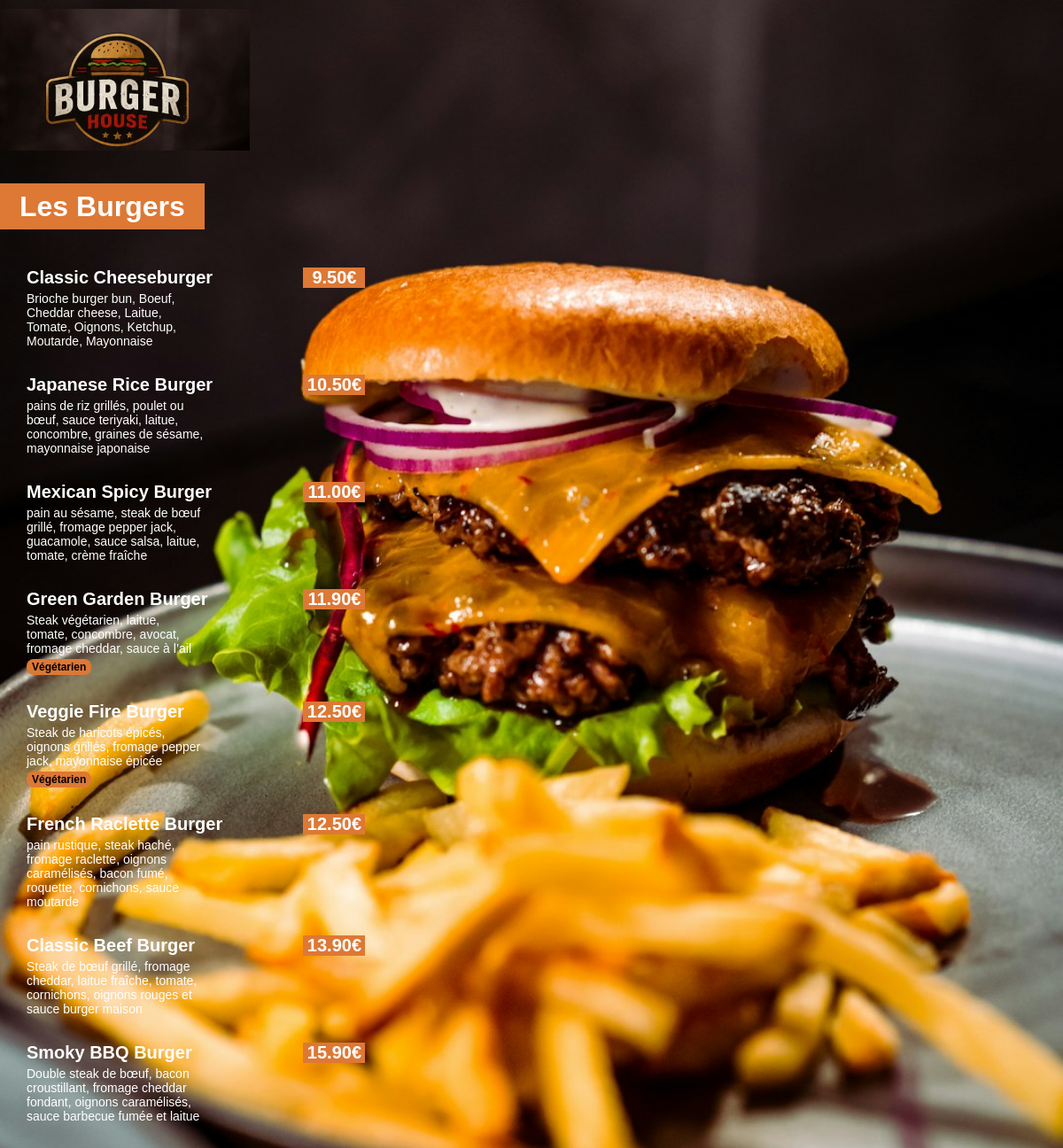
The app's page /menu/ with its own data.
### menu/models.py (models this page shows, shortened)
class Burger(models.Model):
    nom = models.CharField(max_length=200)
    ingredients = models.CharField(max_length=400)
    prix = models.FloatField(default=0.0)
    vegetarien = models.BooleanField(default=False)

### menu/views.py (the view)
# urls.py: path('', views.index, name='menu_index'),
def index(request):
    return render(request, 'menu/index.html', {'burgers': Burger.objects.all().order_by('prix')})

### menu/templates/menu/index.html (shortened to what this page needs)
{% load static %}
<html lang="fr">
  <head>
    <link rel="stylesheet" href="{% static 'menu/style.css' %}?v=1.0">
  </head>
  <body>
    <img src="{% static 'menu/images/logo.png' %}" alt="Logo du restaurant" class="Logo">
  <div class="menu-title">
    <h1>Les Burgers</h1>
  </div>
  <div class="menu-list">
        {% for burger in burgers %}
        <div class="menu-item">
          <span class="menu-item-name">{{ burger.nom }}</span>
          <span class="menu-item-price">{{ burger.prix | floatformat:2 }}€</span>
          <span class="menu-item-ingredients">{{ burger.ingredients }}</span>
          {% if burger.vegetarien %}
              <span class="menu-item-vegetarien">Végétarien</span>
          {% endif %}
        </div>
        {% endfor %}
    </div>
  </body>
</html>

### menu/static/menu/style.css (style rules this page uses)
body { background: url("images/photo-Burger.jpeg") no-repeat center center fixed; -webkit-background-size: cover; -moz-background-size: cover; -o-background-size: cover; background-size: cover; color: white; margin: 0; font-family: 'Arial'; }
.Logo { max-width: 40%; height: 20%; margin-top: 10px; margin-left: -1%; }
h1 { background-color: #DD7835; display: inline; padding: 8px 22px; }
.menu-title { margin-top: 45px; margin-bottom: 50px; }
.menu-list { margin-left: 30px; }
.menu-item { margin: 30px 0; }
.menu-item-name { font-weight: bold; font-size: 20px; width: 300px; display: inline-block; }
.menu-item-price { font-size: 20px; background-color: #DD7835; color: white; margin-left: 8px; font-weight: bold; display: inline-block; width: 70px; text-align: center; }
.menu-item-ingredients { font-size: 14px; color: white; margin-top: 4px; display: block; width: 200px; }
.menu-item-vegetarien { background-color: #DD7835; color: black; font-size: 12px; padding: 2px 6px; margin-top: 4px; display: inline-block; border-radius: 8px; font-weight: bold; }

### records on screen
Burger: nom "Classic Cheeseburger", prix "9.50", ingredients "Brioche burger bun, Boeuf, Cheddar cheese, Laitue, Tomate, Oignons, Ketchup, Moutarde, Mayonnaise"
Burger: nom "Japanese Rice Burger", prix "10.50", ingredients "pains de riz grillés, poulet ou bœuf, sauce teriyaki, laitue, concombre, graines de sésame, mayonnaise japonaise"
Burger: nom "Mexican Spicy Burger", prix "11.00", ingredients "pain au sésame, steak de bœuf grillé, fromage pepper jack, guacamole, sauce salsa, laitue, tomate, crème fraîche"
Burger: nom "Green Garden Burger", prix "11.90", ingredients "Steak végétarien, laitue, tomate, concombre, avocat, fromage cheddar, sauce à l’ail", vegetarien "Végétarien"
Burger: nom "Veggie Fire Burger", prix "12.50", ingredients "Steak de haricots épicés, oignons grillés, fromage pepper jack, mayonnaise épicée", vegetarien "Végétarien"
Burger: nom "French Raclette Burger", prix "12.50", ingredients "pain rustique, steak haché, fromage raclette, oignons caramélisés, bacon fumé, roquette, cornichons, sauce moutarde"
Burger: nom "Classic Beef Burger", prix "13.90", ingredients "Steak de bœuf grillé, fromage cheddar, laitue fraîche, tomate, cornichons, oignons rouges et sauce burger maison"
Burger: nom "Smoky BBQ Burger", prix "15.90", ingredients "Double steak de bœuf, bacon croustillant, fromage cheddar fondant, oignons caramélisés, sauce barbecue fumée et laitue"
